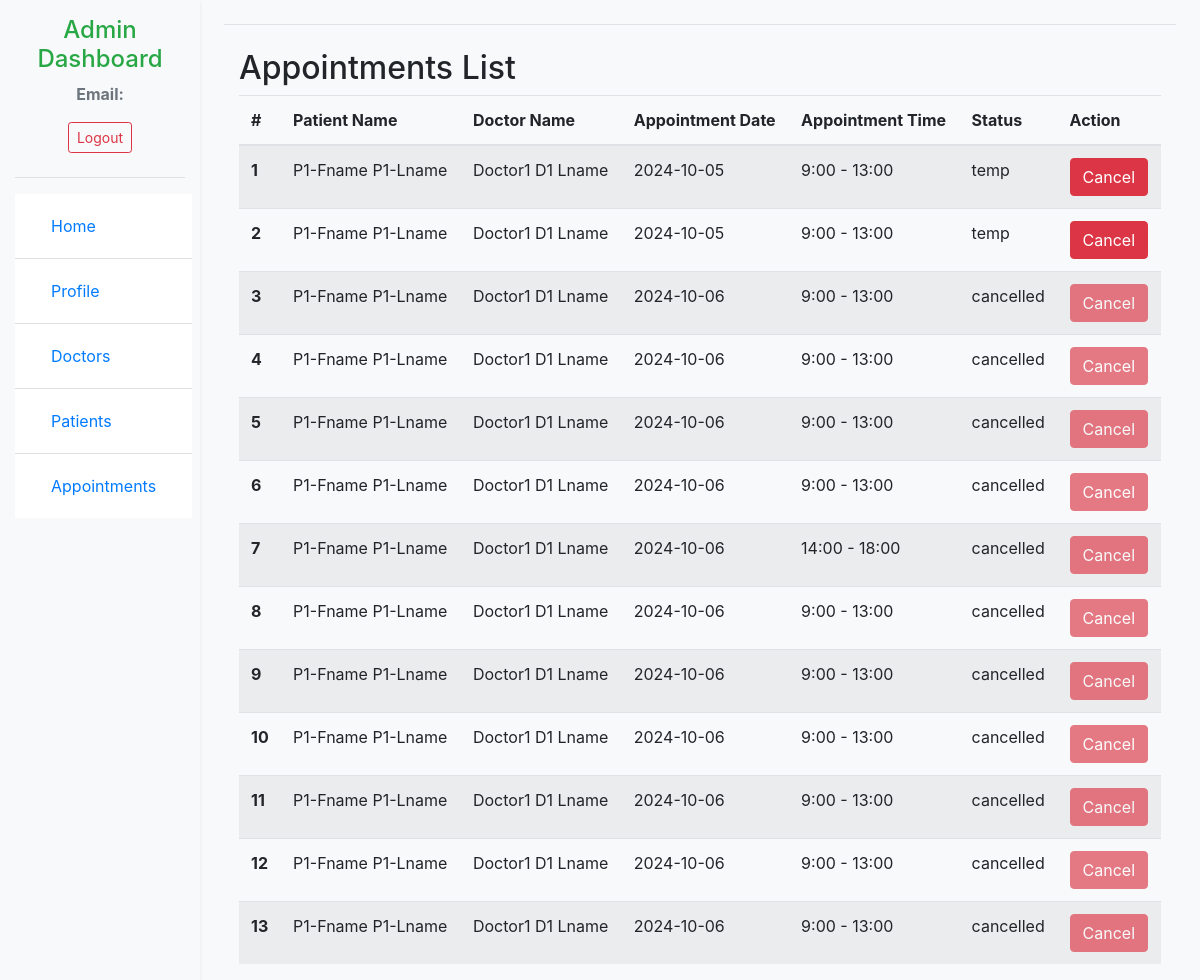
The page /admin_appointments_list/ (signed in) on the database as committed earlier.
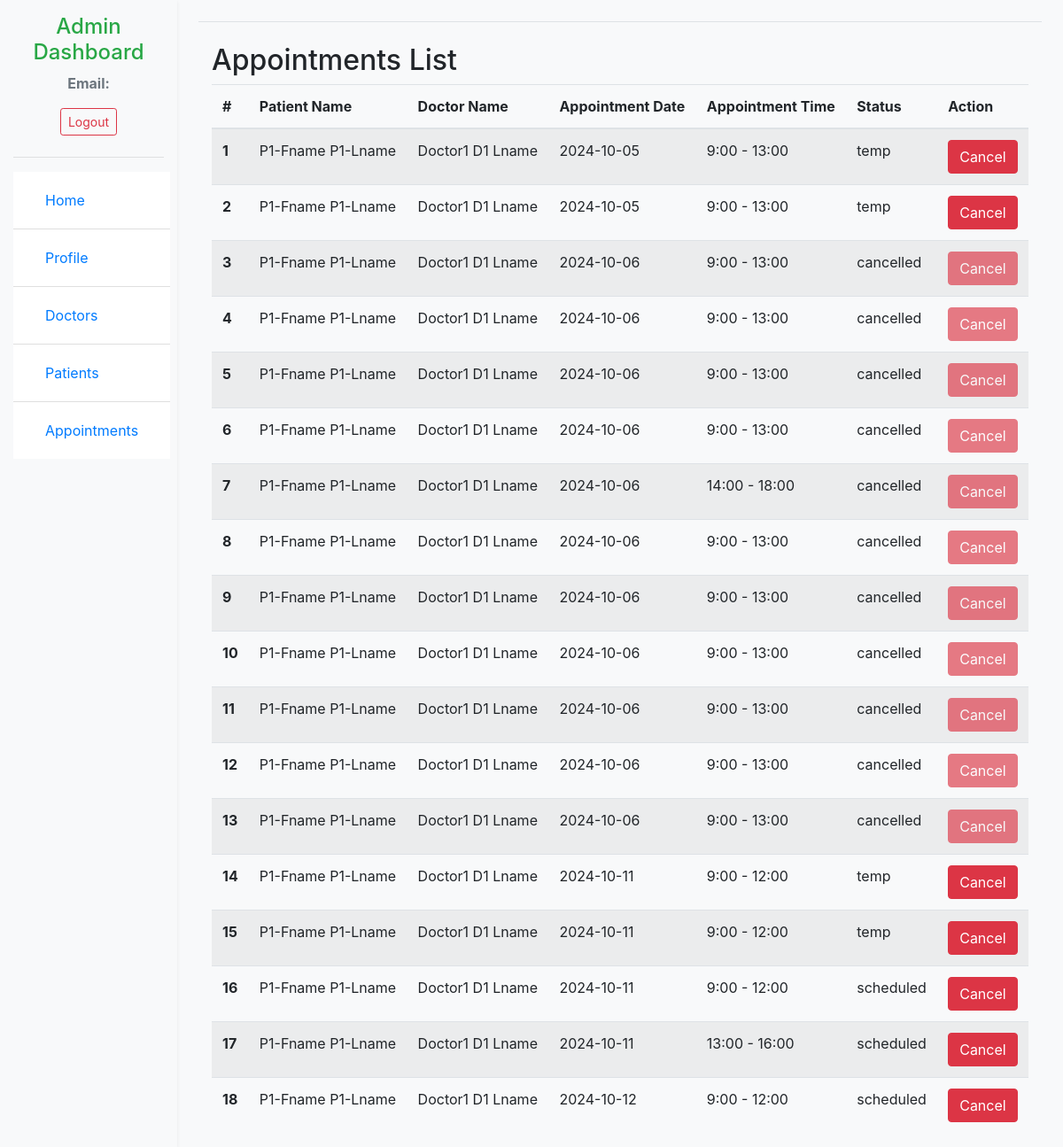
The same page on the database as committed later.
### main_app/models.py (models this page shows, shortened)
class Appointment(models.Model):
    STATUS_CHOICES = [
        ('temp', 'Temporary'),
        ('scheduled', 'Scheduled'),
        ('completed', 'Completed'),
        ('cancelled', 'Cancelled'),
        ('no-show', 'No Show'),
    ]
    PAYMENT_CHOICES = [
        ('pending', 'Pending'),
        ('paid', 'Paid'),
        ('cancelled', 'Cancelled'),
        ('refunded', 'Refunded'),
    ]
    MODE_CHOICES = [
        ('cash', 'Cash'),
        ('online', 'Online'),
    ]
    patient = models.ForeignKey(CustomUser, on_delete=models.CASCADE, related_name='patient_appointments')
    doctor = models.ForeignKey(CustomUser, on_delete=models.CASCADE, related_name='doctor_appointments')
    department = models.CharField(max_length=100)
    appointment_date = models.CharField(max_length=20)
    appointment_time = models.CharField(max_length=20)
    status = models.CharField(max_length=20, choices=STATUS_CHOICES, default='temp')
    payment_status = models.CharField(max_length=20, choices=PAYMENT_CHOICES, default='pending')
    mode_of_payment = models.CharField(max_length=50, choices=MODE_CHOICES, default='cash')

### auth_app/models.py (models this page shows, shortened)
class CustomUser(AbstractUser):
    ROLE_CHOICES = [
        ('admin', 'Admin'),
        ('doctor', 'Doctor'),
        ('patient', 'Patient'),
    ]
    GENDER_CHOICES = [
        (1, 'Male'),
        (2, 'Female'),
        (3, 'Other'),
    ]
    blood_group = models.CharField(max_length=3, choices=[
        ('A+', 'A+'),
        ('A-', 'A-'),
        ('B+', 'B+'),
        ('B-', 'B-'),
        ('AB+', 'AB+'),
        ('AB-', 'AB-'),
        ('O+', 'O+'),
        ('O-', 'O-'),
    ], null=True, blank=True)
    first_name = models.CharField(max_length=30)
    last_name = models.CharField(max_length=30)
    role = models.CharField(max_length=10, choices=ROLE_CHOICES)
    email = models.EmailField(unique=True)
    username = models.CharField(max_length=150, blank=True, null=True)
    gender = models.IntegerField(choices=GENDER_CHOICES, null=True, blank=True)
    age = models.IntegerField(null=True, blank=True)
    account_type = models.CharField(max_length=30)
    phone_number = models.CharField(max_length=15, null=True, blank=True)
    USERNAME_FIELD = 'email'
    REQUIRED_FIELDS = ['first_name', 'last_name']
    objects = CustomUserManager()

### main_app/views.py (the view)
# urls.py: path('admin_appointments_list/', AdminAppointmentsListView.as_view(), name='admin_appointments_list'),
class AdminAppointmentsListView(LoginRequiredMixin, View):
    template_name = 'admin/admin_appointments_list.html'
    def get(self, request):
        appointments = Appointment.objects.all()
        context = {
            'appointments': appointments,
        }
        return render(request, self.template_name, context)

### templates/admin/admin_appointments_list.html (shortened to what this page needs)
{% extends 'admin/admin_dashboard_base.html' %}
{% block content %}
<div class="container mt-4">
    <h2>Appointments List</h2>
    <table class="table table-striped">
        <thead>
            <tr>
                <th scope="col">#</th>
                <th scope="col">Patient Name</th>
                <th scope="col">Doctor Name</th>
                <th scope="col">Appointment Date</th>
                <th scope="col">Appointment Time</th>
                <th scope="col">Status</th>
                <th scope="col">Action</th>
            </tr>
        </thead>
        <tbody>
            {% for appointment in appointments %}
            <tr>
                <th scope="row">{{ appointment.id }}</th>
                <td>{{ appointment.patient.first_name }} {{ appointment.patient.last_name }}</td>
                <td>{{ appointment.doctor.first_name }} {{ appointment.doctor.last_name }}</td>
                <td>{{ appointment.appointment_date }}</td>
                <td>{{ appointment.appointment_time }}</td>
                <td>{{ appointment.status }}</td>
                <td>
                    <button type="button" class="btn btn-danger" data-toggle="modal" data-target="#cancelModal{{ appointment.id }}" {% if appointment.status == 'cancelled' %}disabled{% endif %}>
                        Cancel
                    </button>
                </td>
            </tr>
            {% endfor %}
        </tbody>
    </table>
</div>
{% endblock %}

### templates/admin/admin_dashboard_base.html (shortened to what this page needs)
<!DOCTYPE html>
<html lang="en">
<head>
    <link href="https://stackpath.bootstrapcdn.com/bootstrap/4.5.2/css/bootstrap.min.css" rel="stylesheet">
</head>
<body class="bg-light">
<div class="container-fluid">
    <div class="row">
        <nav class="col-md-3 col-lg-2 d-md-block bg-light sidebar shadow-sm">
            <div class="position-sticky pt-3">
                <div class="text-center mb-4">
                    <h4 class="text-success">Admin Dashboard</h4>
                    <p class="text-muted"><strong>Email:</strong> {{ email }}</p>
                    <a class="btn btn-outline-danger btn-sm" href="{% url 'logout' %}">
                        Logout
                    </a>
                </div>
                <hr>
                <ul class="nav flex-column list-group list-group-flush">
                    <li class="nav-item list-group-item">
                        <a class="nav-link d-flex align-items-center" href="{% url 'admin_home' %}">
                             Home
                        </a>
                    </li>
                    <li class="nav-item list-group-item">
                        <a class="nav-link d-flex align-items-center" href="{% url 'admin_profile' %}">
                             Profile
                        </a>
                    </li>
                    <li class="nav-item list-group-item">
                        <a class="nav-link d-flex align-items-center" href="{% url 'admin_doctors_list' %}">
                             Doctors
                        </a>
                    </li>
                    <li class="nav-item list-group-item">
                        <a class="nav-link d-flex align-items-center" href="{% url 'admin_patients_list' %}">
                             Patients
                        </a>
                    </li>
                    <li class="nav-item list-group-item">
                        <a class="nav-link d-flex align-items-center" href="{% url 'admin_appointments_list' %}">
                             Appointments
                        </a>
                    </li>
                </ul>
            </div>
        </nav>
        <main class="col-md-9 ms-sm-auto col-lg-10 px-md-4">
            <div class="d-flex justify-content-between flex-wrap flex-md-nowrap align-items-center pt-3 pb-2 mb-3 border-bottom">
            </div>
            {% block content %}{% endblock %}
        </main>
    </div>
</div>
</body>
</html>

Rows that differ between the two databases and show on the page:
added Appointment: id "14", patient.first_name "P1-Fname", patient.last_name "P1-Lname", doctor.first_name "Doctor1", doctor.last_name "D1 Lname", appointment_date "2024-10-11", appointment_time "9:00 - 12:00", status "temp"
added Appointment: id "15", patient.first_name "P1-Fname", patient.last_name "P1-Lname", doctor.first_name "Doctor1", doctor.last_name "D1 Lname", appointment_date "2024-10-11", appointment_time "9:00 - 12:00", status "temp"
added Appointment: id "16", patient.first_name "P1-Fname", patient.last_name "P1-Lname", doctor.first_name "Doctor1", doctor.last_name "D1 Lname", appointment_date "2024-10-11", appointment_time "9:00 - 12:00", status "scheduled"
added Appointment: id "17", patient.first_name "P1-Fname", patient.last_name "P1-Lname", doctor.first_name "Doctor1", doctor.last_name "D1 Lname", appointment_date "2024-10-11", appointment_time "13:00 - 16:00", status "scheduled"
added Appointment: id "18", patient.first_name "P1-Fname", patient.last_name "P1-Lname", doctor.first_name "Doctor1", doctor.last_name "D1 Lname", appointment_date "2024-10-12", appointment_time "9:00 - 12:00", status "scheduled"
